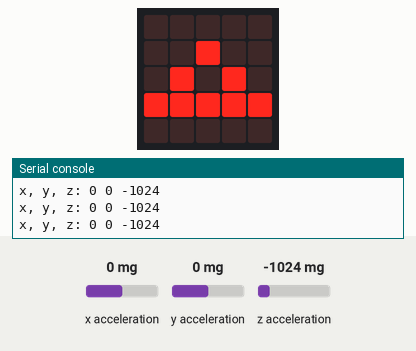
A program run on a simulated BBC micro:bit running MicroPython. On the bench: the board's 5×5 LED display, the last lines printed to the serial console. The inputs (shaded band) are chosen by the test bench; at power-on: x acceleration 0 mg, y acceleration 0 mg, z acceleration -1024 mg.

Above: at 1.2 s.
1.3 s: x acceleration set to -1440 mg
At 2.6 s:
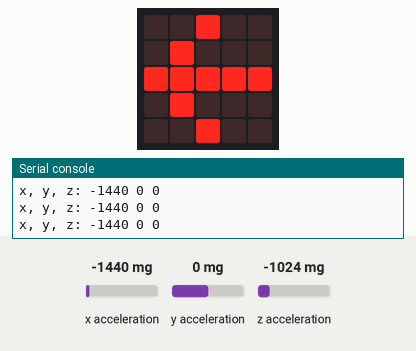
3.0 s: y acceleration set to -1440 mg
At 3.9 s:
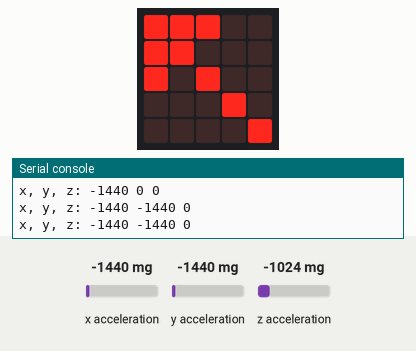
4.5 s: x acceleration set to 0 mg
At 5.2 s:
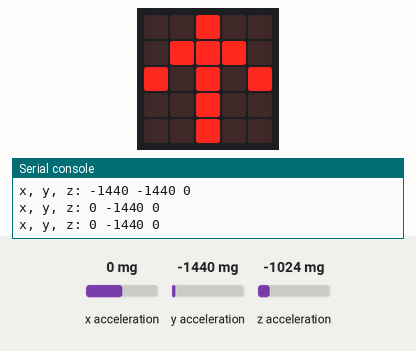
6.0 s: y acceleration set to 750 mg
At 6.4 s:
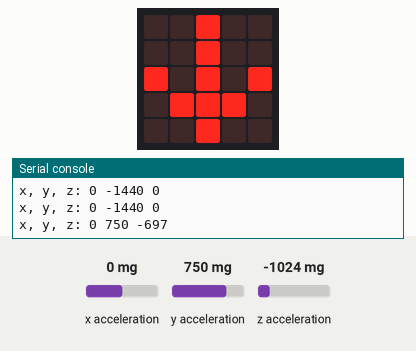
7.5 s: x acceleration set to -750 mg
At 8.7 s:
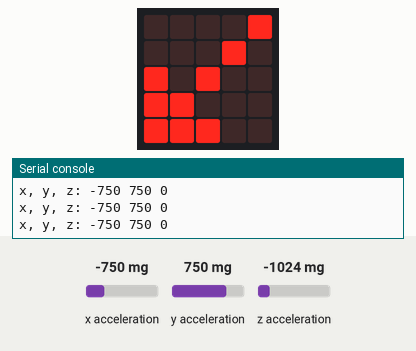
9.0 s: x acceleration set to 750 mg
At 10.2 s:
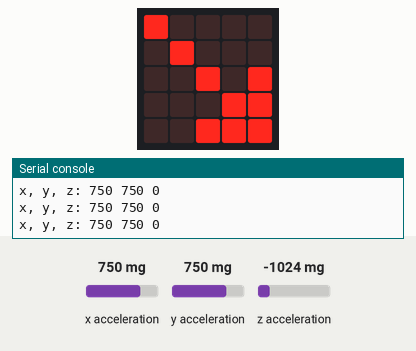
Timing chart, 0 to 11.5 s (numbered marks = the images above; inputs shaded):
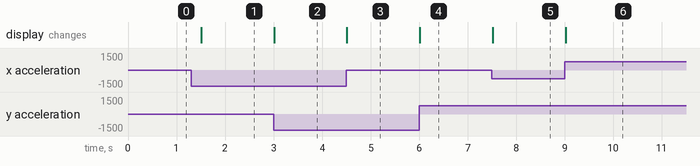

The program:

tilt.py
```python
# Author: J. Raphael
# Version: 1.0

from microbit import *

def main():

    alpha = 50

    while True:

        x = accelerometer.get_x()
        y = accelerometer.get_y()
        z = accelerometer.get_z()
        print("x, y, z:", x, y, z)

        if pos(x, alpha) == -1 and pos(y, alpha) == 0:
            display.show(Image.ARROW_W)
        elif pos(x, alpha) == 1 and pos(y, alpha) == 0:
            display.show(Image.ARROW_E)
        elif pos(x, alpha) == 0 and pos(y, alpha) == -1:
            display.show(Image.ARROW_N)
        elif pos(x, alpha) == 0 and pos(y, alpha) == 1:
            display.show(Image.ARROW_S)
        elif pos(x, alpha) == -1 and pos(y, alpha) == -1:
            display.show(Image.ARROW_NW)
        elif pos(x, alpha) == 1 and pos(y, alpha) == -1:
            display.show(Image.ARROW_NE)
        elif pos(x, alpha) == -1 and pos(y, alpha) == 1:
            display.show(Image.ARROW_SW)
        elif pos(x, alpha) == 1 and pos(y, alpha) == 1:
            display.show(Image.ARROW_SE)
        else:
            display.show(Image.TRIANGLE)

        sleep(500)


def pos(value, alpha):

    if (-1.0*alpha) <= value <= alpha:
        return 0

    if value < (-1.0*alpha):
        return -1.0

    return 1.0


main()
```

Measured:
- after the input at 1.3 s, the display: changes after 0.21 s (image 1)
- after the input at 3.0 s, the display: changes at once (image 2)
- after the input at 4.5 s, the display: changes at once (image 3)
- after the input at 6.0 s, the display: changes at once (image 4)
- after the input at 7.5 s, the display: changes at once (image 5)
- after the input at 9.0 s, the display: changes at once (image 6)
